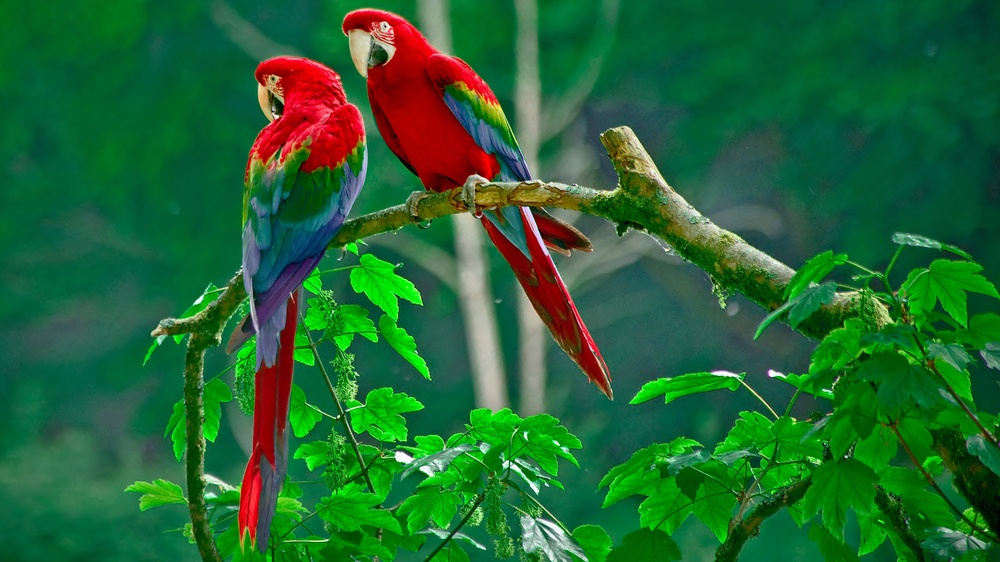
#> input picture hpcOpencv/parrots.jpg, 1000 x 562 px, shrunk from 3840 x 2160 before the run
$ python hpcOpencvHisto.py ../parrots.jpg
#> lines starting #> are read from the running program, lines starting #| are printed output that depends on the picture
#!/usr/bin/env python3
import matplotlib as mpl
mpl.use('TkAgg')
from matplotlib import pyplot as plt
import cv2 as cv
import time
import sys

if __name__ == '__main__':

    # arguments
    if len(sys.argv) != 2:
        print("usage:", sys.argv[0], "<filename>")
        sys.exit(-1)
    FILENAME = sys.argv[1]

    # load input image
    imgIn = cv.imread(FILENAME)
#> imgIn is the input picture: shape (562, 1000, 3); mean B, G, R 51.7, 101.2, 34.4
    if imgIn.size == 0:
        print("failed to load", FILENAME)
        sys.exit(-1)

    imgIn = cv.cvtColor(imgIn, cv.COLOR_BGR2RGB)
    color = ('b','g','r')
    for channel,col in enumerate(color):
        plot = cv.calcHist([imgIn],[channel],None,[256],[0,256])
        plt.plot(plot, col)
        plt.xlim([0,256])
    plt.show()
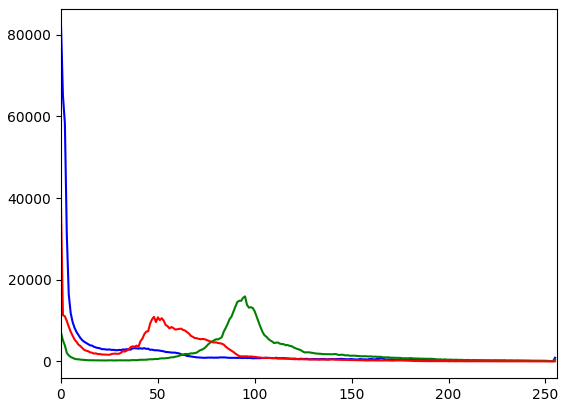
#> figure drawn by matplotlib, 1 panel; curve peaks at x = 0, y = 82303; curve peaks at x = 95, y = 15932; curve peaks at x = 0, y = 37665
